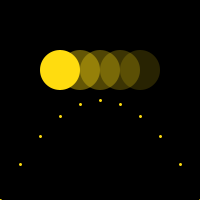
Frame 1 (no input)
Frame 60 (the mouse pressed at the canvas centre just before this capture): identical to frame 1, image omitted
Frame 120 (the mouse held since frame 60 and released just before this capture): identical to frame 1, image omitted

The Processing sketch that drew this single still picture (run headless with seeded random() and noise(); from frame 60 on, the mouse is pressed at the canvas centre):

// Processing sketch: processing_96826
// ── processing_96826.pde

// Emanuele Reis - Exercício Reforço 4
 int x=-100;
 int y=5;
 
 
void setup (){
  size (200, 200);
 }
   
   void draw (){
      background (0);
     noStroke ();
  fill (#FFDC0F);
  ellipse (60, 70, 40, 40);// círculos com transparência
  fill (#FFDC0F, 100);
  ellipse (80, 70, 40, 40);
  fill (#FFDC0F, 80);
  ellipse (100, 70, 40, 40);
  fill (#FFDC0F, 60);
  ellipse (120, 70, 40, 40);
  fill (#FFDC0F, 40);
  ellipse (140,70,40,40);
   
  int spacing= 20;
  int endegs= 200;
  for (int x=-100; x<200; x=x+spacing){
    stroke (#FFDC0F);
    strokeWeight (3); 
    point (x+100,x*x/100+100);
   }
   }
